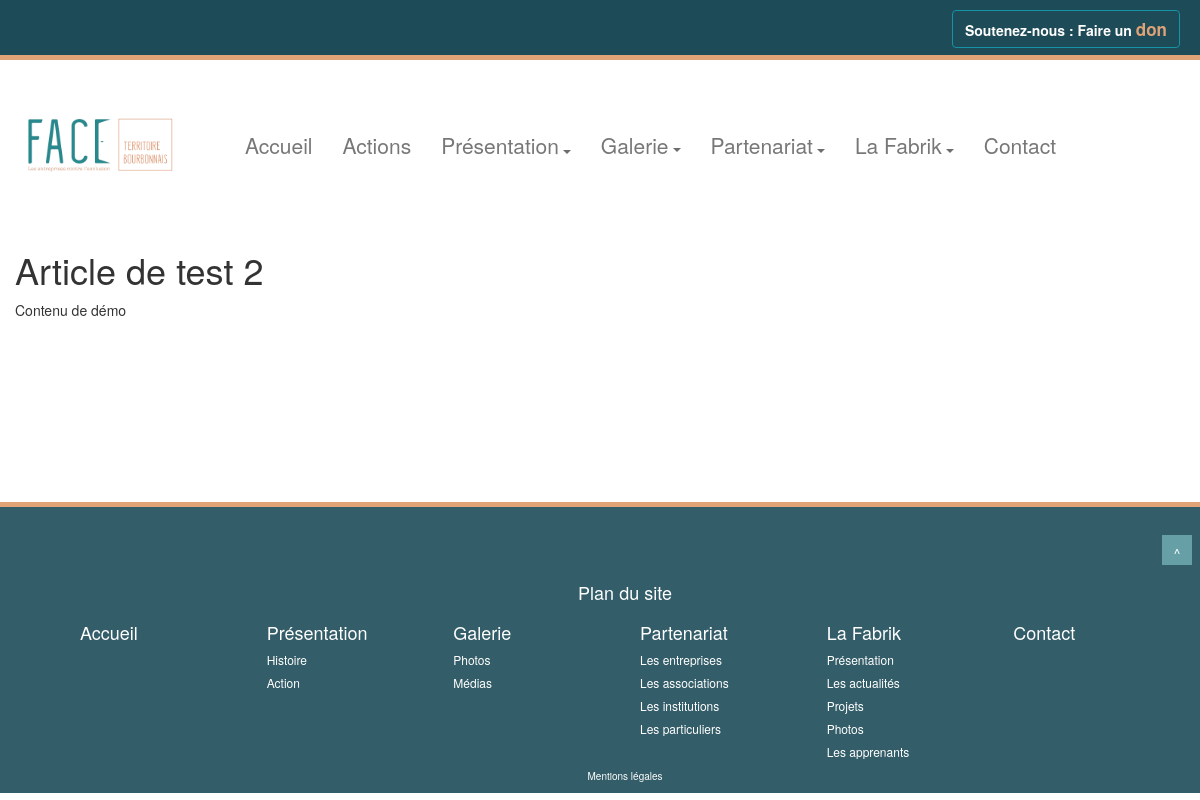
Before: /index.php?p=posts.show&id=2 with the older database file.
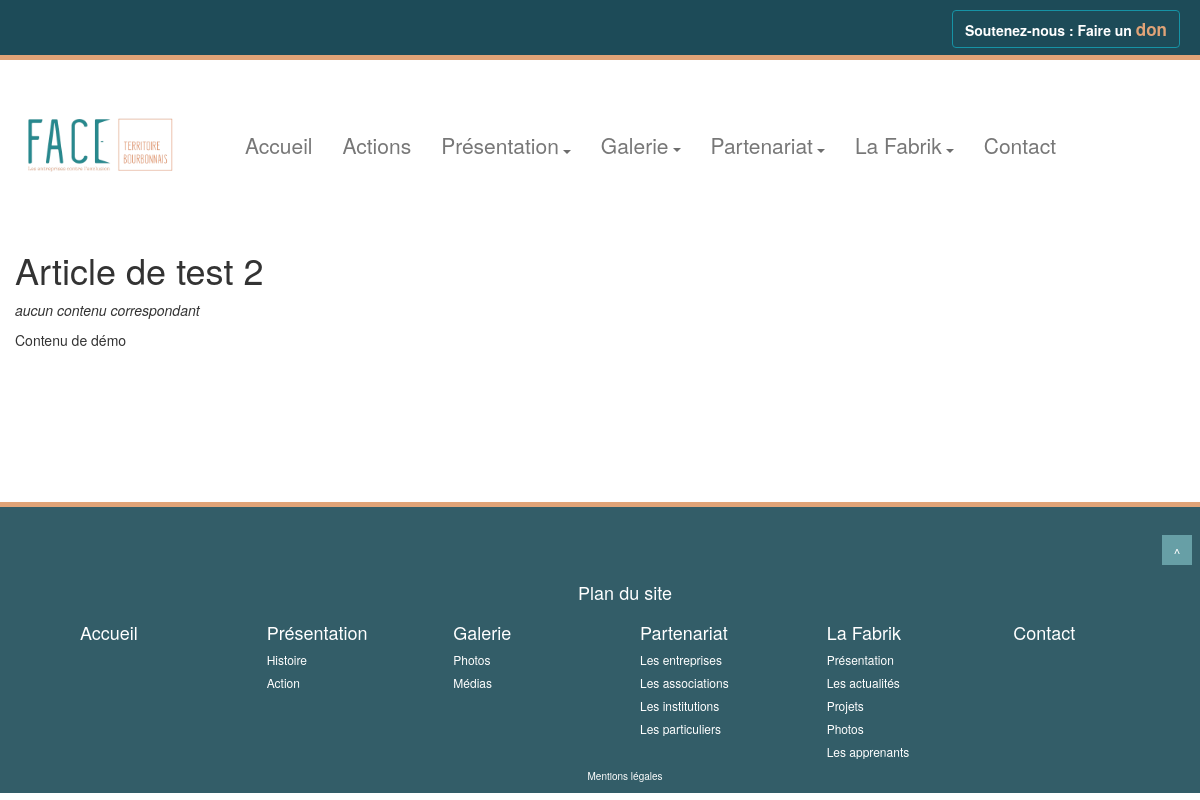
After: the same page with the newer database file.
### tables this page shows
CREATE TABLE `articles` (
  `id` int(11) NOT NULL,
  `titre` varchar(255) DEFAULT NULL,
  `contenu` longtext,
  `date` datetime DEFAULT NULL,
  `articles_category_id` int(11) DEFAULT NULL
);

CREATE TABLE `categories` (
  `id` int(11) NOT NULL,
  `titre` varchar(255) DEFAULT NULL,
  `contentType` varchar(255) NOT NULL
);

### core/Controller/Controller.php (called while the page is built, shortened)
<?php
class Controller{
    protected $viewPath;
    protected function render($mainview, $mainvariables = [], $sideview ='defaultsidecontent', $sidevariables = []){
        extract($mainvariables);
        require($this->viewPath . str_replace('.', '/', $mainview) . '.php');
    }
}

### app/Controller/PostsController.php (called while the page is built, shortened)
<?php
class PostsController extends AppController{
    public function show(){
        $article = $this->Post->findWithCategory($_GET['id']);
        $this->render('posts.show', compact('article'));
    }
}

### public/index.php (called while the page is built, shortened)
<?php
if(isset($_GET['p'])){
    $page = $_GET['p'];
}else{
    $page = 'posts.index';
}
$page = explode('.', $page);
if($page[0] == 'admin'){
    $controller = '\App\Controller\Admin\\' . ucfirst($page[1]) . 'Controller';
    $action = $page[2];
} else{
    $action = $page[1];
}
$controller = new $controller();
$controller->$action();

### core/Table/Table.php (called while the page is built, shortened)
<?php
class Table
{
    protected $db;
    public function __construct(Database $db)
    {
        $this->db = $db;
    }
    public function query($statement, $attributes = null, $one = false){
        if($attributes){
            return $this->db->prepare(
                $statement,
                $attributes,
                str_replace('Table', 'Entity', get_class($this)),
                $one
            );
        } else {
            return $this->db->query(
                $statement,
                str_replace('Table', 'Entity', get_class($this)),
                $one
            );
        }
    }
}

### core/Database/MysqlDatabase.php (called while the page is built, shortened)
<?php
class MysqlDatabase extends Database{
    private $db_name;
    private $db_user;
    private $db_pass;
    private $db_host;
    private $db_char;
    private $pdo;
    public function __construct($db_name, $db_user = 'root', $db_pass = 'root', $db_char= 'UTF8', $db_host = 'localhost'){
        $this->db_name = $db_name;
        $this->db_user = $db_user;
        $this->db_pass = $db_pass;
        $this->db_host = $db_host;
        $this->db_char = $db_char;
    }
    private function getPDO(){
        if($this->pdo === null){
            $pdo = new PDO('mysql:dbname=' . $this->db_name . ';host=' . $this->db_host.';charset='.$this->db_char, $this->db_user, $this->db_pass);
            $pdo->setAttribute(PDO::ATTR_ERRMODE, PDO::ERRMODE_EXCEPTION);
            $this->pdo = $pdo;
        }
        return $this->pdo;
    }
    public function prepare($statement, $attributes, $class_name = null, $one = false){
        $req = $this->getPDO()->prepare($statement);
        $res = $req->execute($attributes);
        if($class_name === null){
            $req->setFetchMode(PDO::FETCH_OBJ);
        } else {
            $req->setFetchMode(PDO::FETCH_CLASS, $class_name);
        }
        if($one) {
            $datas = $req->fetch();
        } else {
            $datas = $req->fetchAll();
        }
        return $datas;
    }
}

### app/Table/PostTable.php (called while the page is built, shortened)
<?php
class PostTable extends Table{
    public function findWithCategory($id){
        return $this->query("
            SELECT articles.id, articles.titre, articles.contenu, articles.date, categories.titre as categorie
            FROM articles
            LEFT JOIN categories ON articles_category_id = categories.id
            WHERE articles.id = ?", [$id], true);
    }
}

### app/Autoloader.php (called while the page is built, shortened)
<?php
class Autoloader{
    static function autoload($class){
        if (strpos($class, __NAMESPACE__ . '\\') === 0){
            $class = str_replace(__NAMESPACE__ . '\\', '', $class);
            $class = str_replace('\\', '/', $class);
        }
    }
}

### core/Autoloader.php (called while the page is built, shortened)
<?php
class Autoloader{
    static function autoload($class){
        if (strpos($class, __NAMESPACE__ . '\\') === 0){
            $class = str_replace(__NAMESPACE__ . '\\', '', $class);
            $class = str_replace('\\', '/', $class);
        }
    }
}

### app/Views/posts/show.php (the view)
<h1><?= $article->titre; ?></h1>
<p><em><?= $article->categorie; ?></em></p>
<p><?= $article->contenu; ?></p>

Changed rows visible on the page:
changed articles "Article de test 2": categories.titre (not shown) → "aucun contenu correspondant"
